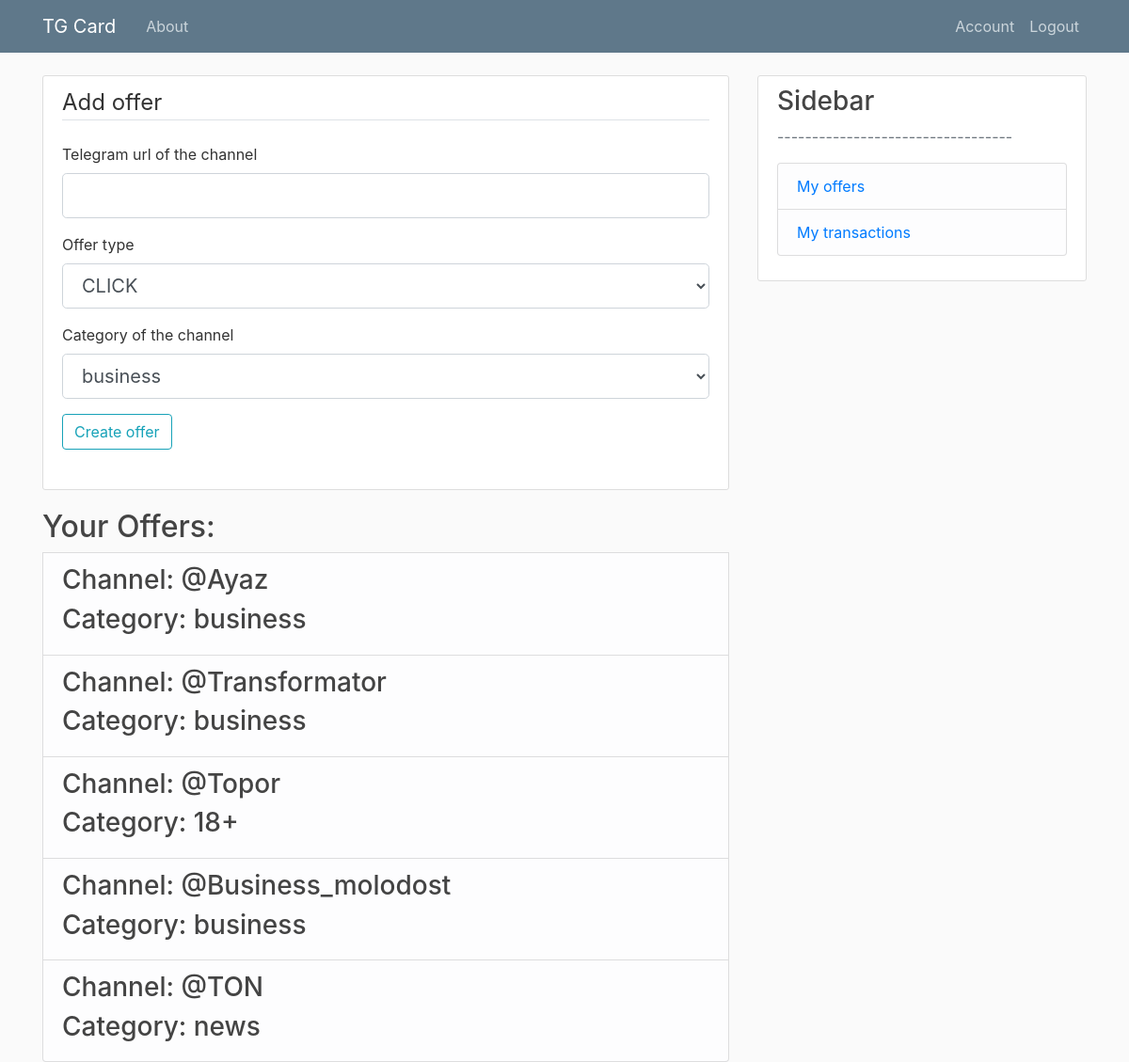
The app's page /offer (signed in) with its own data.
### models.py (models this page shows, shortened)
class Offer(db.Model):
    id = db.Column(db.Integer, primary_key=True)
    tgLink = db.Column(db.String, index=True, unique=True, nullable=False)
    offerType = db.Column(db.String, index=True, nullable=False) # click \ subscribe
    price = db.Column(db.Float, index=True, nullable=False)
    status = db.Column(db.Integer, index=True, nullable=False) # active \ inactive
    advertId = db.Column(db.Integer, db.ForeignKey('user.id'), nullable=False)
    tasks = db.relationship('Task', backref='offer', lazy=True)
    categoryListAdv = db.relationship('CategoryListAdv', backref='offer', lazy=True)

class Category(db.Model):
    id = db.Column(db.Integer, primary_key=True)
    title = db.Column(db.String, index=True, unique=True, nullable=False)
    categoryListAdv = db.relationship('CategoryListAdv', backref='category', lazy=True)
    categoryListAff = db.relationship('CategoryListAff', backref='category', lazy=True)

### routes.py (the view, shortened to what this page needs)
@app.route("/offer", methods=['GET', 'POST'])
@login_required
def offer():
    formCategories = [(g.id, g.title) for g in Category.query.all()]
    form = CreateOfferForm()
    form.categoryListAdv.choices = formCategories
    price = 5
    return render_template('offer.html', title='Offer', form=form)

### forms.py
class CreateOfferForm(FlaskForm):
    tgLink = StringField('Telegram url of the channel', validators=[DataRequired()])
    offerType = SelectField('Offer type',
                        choices=[('CLICK','CLICK'), ('SUBSCRIBE','SUBSCRIBE')])
    categoryListAdv = SelectField('Category of the channel', coerce=int)
    submit = SubmitField('Create offer')

### models.py (called while the page is built)
@login_manager.user_loader
def load_user(user_id):
    return User.query.get(int(user_id))

### templates/offer.html (shortened to what this page needs)
{% extends "layout.html" %}
{% block content %}
    <div class="content-section">
        <form method="POST" action="">
        <fieldset class="form-group">
            <legend class="border-bottom mb-4">Add offer</legend>
            <div class="form-group">
                {{ form.tgLink.label(class="form-control-label") }}
                {% if form.tgLink.errors %}
                    {{ form.tgLink(class="form-control form-control-lg is-invalid") }}
                    <div class="invalid-feedback">
                        {% for error in form.tgLink.errors %}
                            <span>{{ error }}</span>
                        {% endfor %}
                    </div>
                {% else %}
                    {{ form.tgLink(class="form-control form-control-lg") }}
                {% endif %}
            </div>
            <div class="form-group">
                {{ form.offerType.label(class="form-control-label") }}
                {% if form.offerType.errors %}
                    {{ form.offerType(class="form-control form-control-lg is-invalid") }}
                    <div class="invalid-feedback">
                        {% for error in form.offerType.errors %}
                            <span>{{ error }}</span>
                        {% endfor %}
                    </div>
                {% else %}
                    {{ form.offerType(class="form-control form-control-lg") }}
                {% endif %}
            </div>
            <div class="form-group">
                {{ form.categoryListAdv.label(class="form-control-label") }}
                {% if form.categoryListAdv.errors %}
                    {{ form.categoryListAdv(class="form-control form-control-lg is-invalid") }}
                    <div class="invalid-feedback">
                        {% for error in form.categoryListAdv.errors %}
                            <span>{{ error }}</span>
                        {% endfor %}
                    </div>
                {% else %}
                    {{ form.categoryListAdv(class="form-control form-control-lg") }}
                {% endif %}
            </div>
    	    <div class="form-group">
         	    {{ form.submit(class="btn btn-outline-info") }}
    	    </div>
            </fieldset>
        </form>
    </div>
    <h2>Your Offers: </h2>
    {% for offer in current_user.offers %}
    <li class="list-group-item list-group-item-light">
    <table>
        <tr>
                <ul class="list-group">
                    <h3>Channel: {{offer.tgLink}} </h3>
                    <h3>Category: {{offer.categoryListAdv[0].category.title}}</h3>
                </ul>
        </tr>
    </table>
    </li>
    {% endfor %}
{% endblock content %}

### static/main.css (style rules this page uses)
body { background: #fafafa; color: #333333; margin-top: 5rem; }
h1, h2, h3, h4, h5, h6 { color: #444444; }
.content-section { background: #ffffff; padding: 10px 20px; border: 1px solid #dddddd; border-radius: 3px; margin-bottom: 20px; }

### records on screen
Offer: tgLink "@Ayaz", title "business"
Offer: tgLink "@Transformator", title "business"
Offer: tgLink "@Topor", title "18+"
Offer: tgLink "@Business_molodost", title "business"
Offer: tgLink "@TON", title "news"
